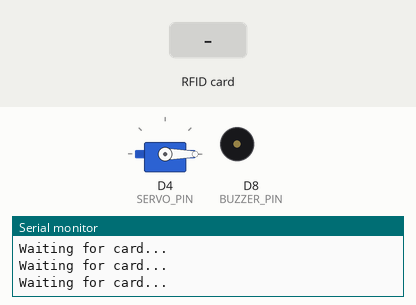
Bench run of a sketch on a simulated ESP8266 (NodeMCU). Shown: servo, buzzer (waves = sounding, pin HIGH), the last lines printed to the serial monitor. Inputs (shaded band) come from the test bench. WiFi joins after 1.5 s; servers stay silent unless stated.

Above: at 4.7 s.
4.8 s: RFID card 61 BD AC 7B held to the reader
At 6.6 s:
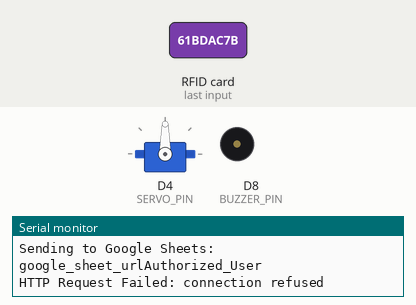
7.8 s: RFID card 5E 7A 19 C4 held to the reader
At 11.1 s:
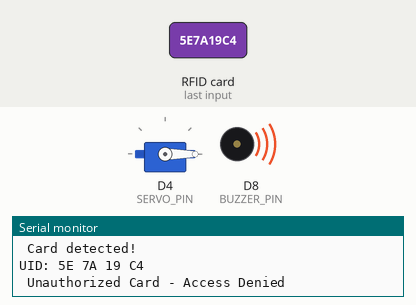
Timing chart, 0 to 12.8 s (numbered marks = the images above; inputs shaded):
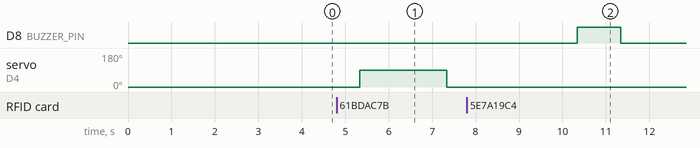

The sketch:

iot_rfidwith_servomotor.ino
```cpp
#include <SPI.h>
#include <MFRC522.h>
#include <ESP8266WiFi.h>
#include <WiFiClientSecure.h>
#include <ESP8266HTTPClient.h>
#include <Servo.h>

// RFID pin configuration
#define RST_PIN D1  // Reset pin for RFID module
#define SS_PIN D2   // Slave select pin for RFID module

// Servo pin
#define SERVO_PIN D4

// Buzzer pin (changed to D8 to avoid conflict with RFID pins)
#define BUZZER_PIN D8

MFRC522 mfrc522(SS_PIN, RST_PIN);
MFRC522::MIFARE_Key key;
MFRC522::StatusCode status;
Servo gateServo;

// WiFi credentials
#define WIFI_SSID "Device name"
#define WIFI_PASSWORD "wifi password"

// Google Sheets URL
const String sheet_url = "google_sheet_url";

// Authorized UID (change to your UID)
byte authorizedUID[4] = {0x61, 0xBD, 0xAC, 0x7B}; // Example: 61 BD AC 7B

void setup() {
    Serial.begin(115200);
    delay(1000);
    Serial.println("\nBooting...");

    gateServo.attach(SERVO_PIN);
    gateServo.write(0);  // Closed

    // Initialize Buzzer pin
    pinMode(BUZZER_PIN, OUTPUT);
    digitalWrite(BUZZER_PIN, LOW);  // Buzzer is off initially

    WiFi.begin(WIFI_SSID, WIFI_PASSWORD);
    unsigned long startAttemptTime = millis();
    Serial.print("Connecting to WiFi");
    while (WiFi.status() != WL_CONNECTED && millis() - startAttemptTime < 15000) {
        delay(500);
        Serial.print(".");
    }

    if (WiFi.status() == WL_CONNECTED) {
        Serial.println("\n WiFi connected!");
        Serial.print("IP Address: ");
        Serial.println(WiFi.localIP());
    } else {
        Serial.println("\n Failed to connect to WiFi.");
    }

    Serial.println("Initializing SPI and RFID...");
    SPI.begin();
    mfrc522.PCD_Init();
    delay(1000);

    byte version = mfrc522.PCD_ReadRegister(mfrc522.VersionReg);
    Serial.print("RFID Version: 0x");
    Serial.println(version, HEX);

    if (version == 0x00 || version == 0xFF) {
        Serial.println(" ERROR: RFID module not responding. Check wiring and power.");
    } else {
        Serial.println(" RFID module initialized successfully!");
    }
}

void loop() {
    Serial.println("Waiting for card...");

    if (!mfrc522.PICC_IsNewCardPresent() || !mfrc522.PICC_ReadCardSerial()) {
        delay(500);
        return;
    }

    Serial.println("\n Card detected!");

    // Print UID
    Serial.print("UID: ");
    for (byte i = 0; i < mfrc522.uid.size; i++) {
        Serial.print(mfrc522.uid.uidByte[i], HEX);
        if (i < mfrc522.uid.size - 1) Serial.print(" ");
    }
    Serial.println();

    // Check UID
    bool authorized = true;
    for (int i = 0; i < 4; i++) {
        if (mfrc522.uid.uidByte[i] != authorizedUID[i]) {
            authorized = false;
            break;
        }
    }

    if (authorized) {
        Serial.println(" Authorized Card");

        if (WiFi.status() == WL_CONNECTED) {
            WiFiClientSecure client;
            client.setInsecure(); // Accept self-signed certs

            String requestUrl = sheet_url + "Authorized_User";
            requestUrl.trim();

            Serial.println("Sending to Google Sheets: " + requestUrl);

            HTTPClient https;
            if (https.begin(client, requestUrl)) {
                int httpCode = https.GET();
                if (httpCode > 0) {
                    Serial.printf(" Server Response: %d\n", httpCode);
                } else {
                    Serial.printf("HTTP Request Failed: %s\n", https.errorToString(httpCode).c_str());
                }
                https.end();
            } else {
                Serial.println(" Failed to connect to Google Sheets URL.");
            }
        }

        // Open gate
        gateServo.write(90);
        delay(2000);
        gateServo.write(0);
    } else {
        Serial.println(" Unauthorized Card - Access Denied");

        // Activate Buzzer for unauthorized access
        digitalWrite(BUZZER_PIN, HIGH);  // Buzzer on
        delay(1000);  // Buzzer sounds for 1 second
        digitalWrite(BUZZER_PIN, LOW);   // Buzzer off
    }

    mfrc522.PICC_HaltA();
    mfrc522.PCD_StopCrypto1();
    delay(3000);
}
```

Measured:
- after the input at 4.8 s, servo on D4 (SERVO_PIN): 0° → 90° after 0.54 s, → 0° 2.0 s later
- after the input at 7.8 s, D8 (BUZZER_PIN): LOW → HIGH after 2.5 s, → LOW 1.0 s later
